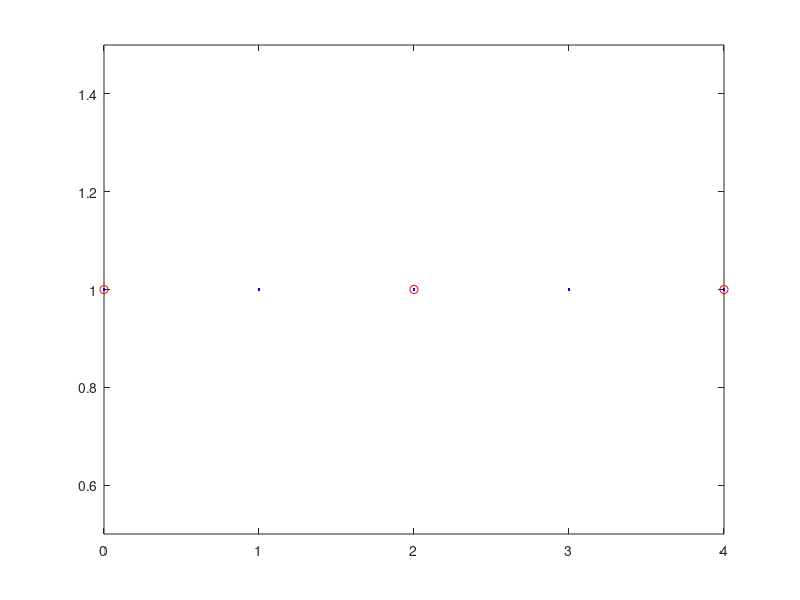
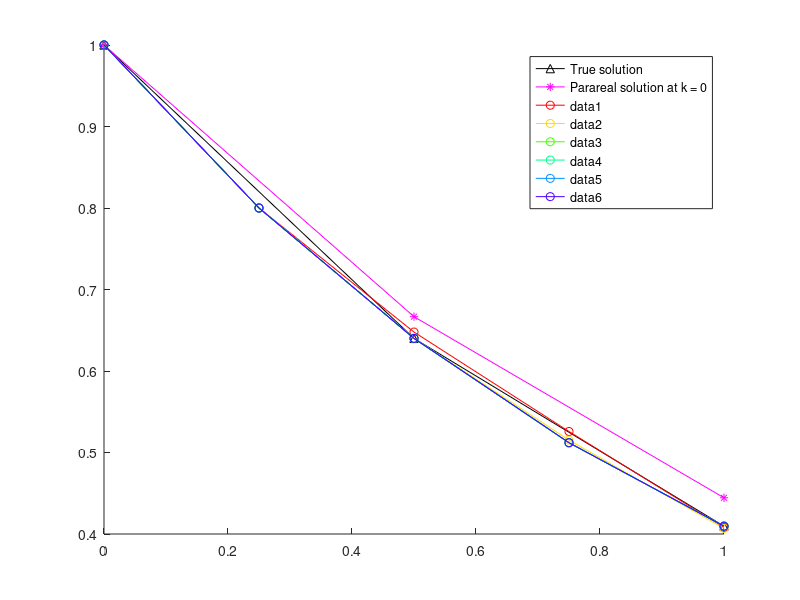
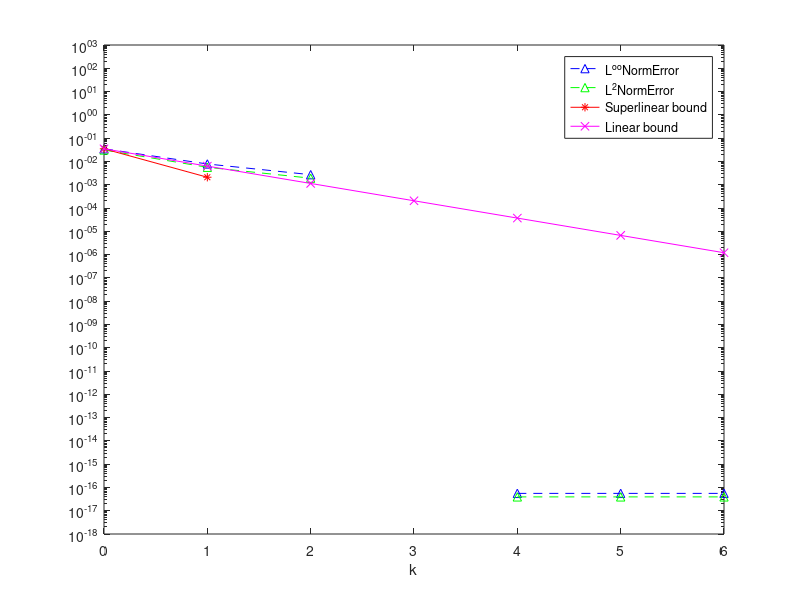

The MATLAB script that drew these images, in order:
close all
clear
clc


%% ---------------------------------------------------------------
%  Parareal algorithm for linear problem:  
%         y'(t) = a*y(t), t in (0,T)
%          y(t=0) = y0


% overlapping subdomains 2-level domain decomposition additive preconditioner

global a ;
a = -1;
yExactFunction = @(t)exp(a*t);

% stability function (  y^n+1 = R(z)y^n  )
Rz = @(z) 1/(1-z);     % Backward Euler
% Rz = @(z) 1+z;       % Forward Euler

%% -----------------------------------------------------------------


% initial condition
u0 = 1;

% coarse propagator
N = 2;     %   number of coarse time intervals
T = 1;      %   T = N*Dt  
Dt = T/N;   %   coarse timesteps

xt = linspace(0,T,N+1);

% fine propagator
m = 2   % number of fine time steps in each coarse time interval
dt = Dt/m;

K = 7 % number of Parareal iterations

cmap = hsv(K); % color map

% 2-level domain decomposition initial
N_fine_nodes = m*N+1; % 11
N_subdomains = N; % 6
Id = eye(N_fine_nodes);

% plot the time domain
figure 
plot(0:N_fine_nodes-1,1,'.b',0:m:N_fine_nodes-1,1,'ro')
xlim([0 N_fine_nodes-1])
ylim([0.5 1.5])

%%
% original problem matrix
phi = (1-a*dt)^-1;
A = eye(m*N+1,m*N+1) - (phi)*diag(ones(m*N,1),-1);  

% Reduced system

% fine propagator
F_tilde = (1-a*dt)^-m; 

% coarse propagator
G_tilde = (1-a*Dt)^-1;  



% Uk_0 = zeros(m*N,1);
% Uk_0(1) = u0;

rhs0 = [u0; zeros(m*N,1)];
% rhs = [u0; phi*u0;-G_tilde*u0;phi*U(3);-G_tilde*U(3)];


% exact solution

 xtrue = linspace(0,T,N*m+1);
 pick = 1:m:N*m+1;
 
 uF_true = A\rhs0;
 
% reduced matrix
A_tilde = eye(N+1,N+1) + (-F_tilde)*diag(ones(N,1),-1);      

% approximate reduced matrix
B = eye(N+1,N+1) + (-G_tilde)*diag(ones(N,1),-1);     


% % coarse space initial
indice_R_coarse  = 0:m:m*N;
R = zeros(length(indice_R_coarse),N_fine_nodes);
for i = 1:length(indice_R_coarse)
    R(i,indice_R_coarse(i)+1) = 1;
end



% define nodes in each subdomains
N_nodes_subdomain = 2;

% define overlap region
N_nodes_overlap = 1; % 1 % m/2+1 % m

%define the number of overlapping subdomains
if N_nodes_overlap == 1
    N_subdomains_overlap = N_fine_nodes-1;
elseif N_nodes_overlap == m/2+1
    N_subdomains_overlap = 2*N-1;
elseif N_nodes_overlap == m
    N_subdomains_overlap = N_fine_nodes - N_nodes_overlap;
end

% first subdomain  Omega_1 = {0}
R1 = zeros(1,N_fine_nodes);
R1(1) = 1;
A1 = R1*A*R1';
D1 = 1;


indice_R_subdomains = zeros(N_subdomains_overlap-1,N_nodes_subdomain );
for i =1:N_subdomains_overlap-1 
    indice_R_subdomains(i,:) =  (i-1)*(N_nodes_subdomain-N_nodes_overlap)+N_nodes_overlap:(i-1)*(N_nodes_subdomain-N_nodes_overlap)+N_nodes_overlap+1;
end

% % Omega_1 = {0,1,2} Omega_3 = {2,3,4} 
R_sub_mat = zeros((N_subdomains_overlap-1)*N_nodes_subdomain,N_fine_nodes) ;
for i = 1:N_subdomains_overlap-1
    for j = 1:N_nodes_subdomain
        R_sub_mat(N_nodes_subdomain*(i-1)+j,indice_R_subdomains(i)+j) = 1;
    end
end

R_sub = [];       % restriction matrices
A_sub = [];       % sub-matrices
for i = 2: N_subdomains_overlap
    R_sub{i} = R_sub_mat(N_nodes_subdomain*(i-2)+1:N_nodes_subdomain*(i-2)+N_nodes_subdomain,:);
    A_sub{i} = R_sub{i}*A*R_sub{i}';    
end

% partition of unity
D_sub = [];
for i = 2:N_subdomains_overlap
    % i = i + 1
    for j = 1:N_nodes_subdomain
         D_sub{i}(j,j) = 1/length(find(indice_R_subdomains==indice_R_subdomains(i-1,j)));
    end
end

% % define 2-level domain decomposition additive preconditioner
P = R1'*D1*A1*R1;
D = R1'*D1*R1;
for i = 2:N_subdomains_overlap
    P = P + R_sub{i}'*D_sub{i}*A_sub{i}*R_sub{i};
    D = D + R_sub{i}'*D_sub{i}*R_sub{i};
end
% P = R1'*D1*A1*R1 + R2'*D2*A2*R2 ;
M = P + (R'*B*R - R'*R )
D;







%% ------------------------------------------------------------------

% initial coarse integration

B1 =  eye(N+1,N+1) + (-G_tilde)*diag(ones(N,1),-1);  
% B1 =  eye(N*m+1,N*m+1) + (-G_tilde)*diag(ones(N*m,1),-1);

%Initial coarse Parareal iteration at the coarse level
rhs0_coarse = [u0;zeros(N,1)];
U0_coarse = B1\rhs0_coarse;

U_fine=spline(xtrue(pick),U0_coarse,xtrue)';

% U_fine=zeros(N_fine_nodes,1);
% U_fine(1:m:end,1) =  U0_coarse;
% for i=1:m:N_fine_nodes-m
%     U_fine(i+1) = phi*U_fine(i);        
% end


% first 2-level dd preconditioning iterartion

% rhs = [u0;  phi*U(1);-G_tilde*U(1);phi*U(3);-G_tilde*U(3);phi*U(5);-G_tilde*U(5);phi*U(7);-G_tilde*U(7);phi*U(9);-G_tilde*U(9)];
%Initial fine solution at the fine level
% rhs=zeros(N_fine_nodes,1);
% rhs(1) = u0;
% for i=2:m:N_fine_nodes
%     % i = i + 2
%     rhs(i+1) = -G_tilde*U_fine(i-1) + phi/2*U_fine(i);
%     if i == N_fine_nodes - 1
%         rhs(i+1) = -G_tilde*U_fine(i-1);
%     end
% end
% U_fine = M\rhs;

% rhs=[u0];
% for i=1:2:2*N
%     rhs=[rhs; phi*U(i);-G_tilde*U(i)];
% end
% U = M\rhs;


 figure
 hold on
 plot(xtrue(pick),uF_true(pick),'-^k',xtrue(pick),U_fine(pick),'-*m');
 legend('True solution','Parareal solution at k = 0')
 
U0n = U_fine;
proNj = 1;

L2NormError = [ sqrt(sum(Dt*(uF_true(pick)-U_fine(pick)).^2))];
LInfNormError = [max(abs(uF_true(pick)-U_fine(pick)))];
SupperlinearErrorBound  = LInfNormError;
LinearErrorBound  = LInfNormError;

%%
% rhs
f = zeros(N_fine_nodes,1);
f(1) = u0;


% iteration loop
for k = 1: K-1
        % k = k + 1
        % i = i + 2
%         rhs=[u0];
%         for i=2:2:N_fine_nodes
%             rhs(i+1,1) = -G_tilde*U_fine(i-1) + phi/2*U_fine(i);
%             if i== N_fine_nodes - 1
%                 rhs(i+1) = -G_tilde*U_fine(i-1);
%             end
%         end

%         U_fine = M\rhs;
%         U_fine = U_fine + M^(-1)*(f-A*U_fine);
          U_fine = M\(M*U_fine + (f-A*U_fine));
%         U_fine = gmres(M,M*U_fine + (f-A*U_fine),10,1e-6);

       plot(xtrue,U_fine,'Color',cmap(k,:),'Marker','o');
       
%        
%        norm(uF_true(pick)-U,'inf')
       proNj(k+1) = proNj(k)*(N-k);
       L2NormError(k+1) = sqrt(sum(Dt*(uF_true(pick)-U_fine(pick)).^2));
       LInfNormError(k+1) = max(abs(uF_true(pick)-U_fine(pick)));
       SupperlinearErrorBound(k+1)  = (abs(exp(a*Dt) - Rz(a*Dt)))^(k)/factorial(k)*proNj(k+1)*max(abs(uF_true(pick)-U0n(pick)));
       LinearErrorBound(k+1)  = (abs(exp(a*Dt) - Rz(a*Dt))/(1- abs(Rz(a*Dt))))^(k)*max(abs(uF_true(pick)-U0n(pick)));
end  % iteration loop

uF_true_coarse=uF_true
U_fine

L2NormError=L2NormError'
LInfNormError=LInfNormError'
SupperlinearErrorBound=SupperlinearErrorBound'
LinearErrorBound=LinearErrorBound'

figure
semilogy(0:K-1,LInfNormError,'b--^',0:K-1,L2NormError,'g--^',0:K-1,SupperlinearErrorBound,'r*-',0:K-1,LinearErrorBound,'mx-')
legend('L^{oo}NormError','L^2NormError','Superlinear bound','Linear bound')
xlabel('k')
ylim([1e-18 1000])




















